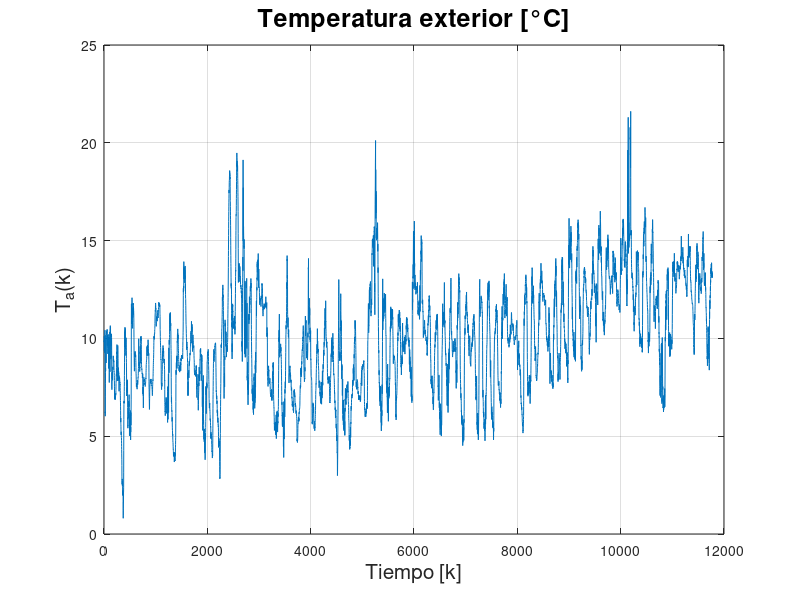

Write MATLAB code to recreate this figure. (Note: this script raises an error after producing the figure.)
clear
close all
clc

%% (a) %%

addpath('ejercicio_2\p2\')
addpath('ejercicio_2\p2\toolbox_difuso\')
addpath('ejercicio_2\p2\toolbox_b\')

% Cargamos data
load('temperatura_10min.mat');

figure()
plot(temperatura);
grid on;
title('Temperatura exterior [°C]', 'FontSize', 18);
xlabel('Tiempo [k]', 'FontSize', 15);
ylabel('T_a(k)', 'FontSize', 15);

%% Parámetros del modelo %%
max_regs = 100;
max_clusters = 10;
porcentajes = [60 20 20];
[y, x] = autoregresores(temperatura, [], max_regs, 0);

[Y.ent, Y.test, Y.val, X.ent, X.test, X.val] = separar_datos(y, x, porcentajes);

%% Optimizar modelo - Reglas %%
[err_test, err_ent] = clusters_optimo(Y.test, Y.ent, X.test, X.ent, max_clusters);
figure()
plot(err_test, 'b','LineWidth', 2)
hold on
plot(err_ent, 'r','LineWidth', 2)

% Encontrar el punto más bajo del gráfico de error de test y agregar un círculo
[min_error_test, idx_optimo] = min(err_test);
plot(idx_optimo, min_error_test, 'bo', 'MarkerSize', 10, 'LineWidth', 2, 'MarkerFaceColor', 'b');

title('Error de test y entrenamiento', 'FontSize', 18)
xlabel('Número de reglas', 'FontSize', 15)
ylabel('Error', 'FontSize', 15)

% Agregar el número de reglas óptimo en la leyenda
legend('Error de test', 'Error de entrenamiento', sprintf('Reglas óptimas = %d', idx_optimo))

ax = gca;
ax.FontSize = 15;
grid on
set(gcf,'color','w');

%% Optimizar modelo - Regresores %%
clusters = 1; % numero de clusters elegido anteriormente
num_iter = 20; % Número de iteraciones
[rmse_values,y_hat,model,x_optim_ent, x_optim_test, x_optim_val, eliminated_regressors, minJ] = optimize_model(Y, X, clusters, num_iter);

%% Plot Predicciones %%
y_hat_ = ysim(x_optim_test, model.a, model.b, model.g);
figure()
plot(Y.test, '.b')
hold on
plot(y_hat_, 'r')
hold off
legend('Valor real', 'Valor predicho')
xlabel('Número de muestras', 'FontSize', 15)
ylabel('Valores', 'FontSize', 15)
set(gcf, 'color', 'w');
grid on
title('Predicción a 1 paso en test', 'FontSize', 18);


